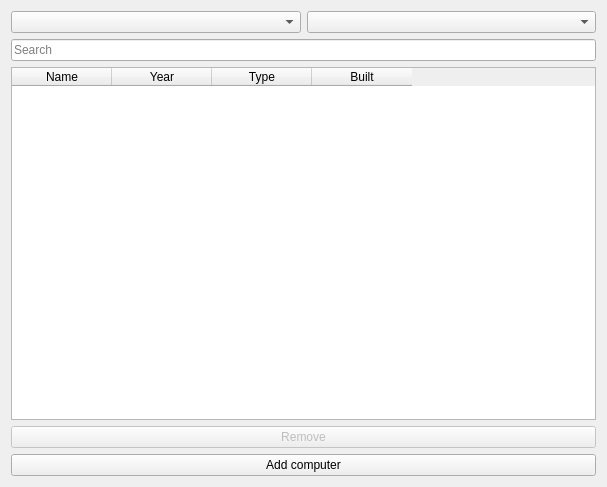
<?xml version="1.0" encoding="UTF-8"?>
<ui version="4.0">
 <class>ComputerDisplay</class>
 <widget class="QDialog" name="ComputerDisplay">
  <property name="geometry">
   <rect>
    <x>0</x>
    <y>0</y>
    <width>607</width>
    <height>487</height>
   </rect>
  </property>
  <property name="windowTitle">
   <string>Dialog</string>
  </property>
  <layout class="QVBoxLayout" name="verticalLayout_3">
   <item>
    <layout class="QVBoxLayout" name="verticalLayout_2">
     <item>
      <layout class="QVBoxLayout" name="verticalLayout">
       <item>
        <layout class="QHBoxLayout" name="horizontalLayout_2">
         <item>
          <widget class="QComboBox" name="dropdown_order_by"/>
         </item>
         <item>
          <widget class="QComboBox" name="dropdown_order_by_ascending"/>
         </item>
        </layout>
       </item>
       <item>
        <widget class="QLineEdit" name="Search_window">
         <property name="placeholderText">
          <string>Search</string>
         </property>
        </widget>
       </item>
      </layout>
     </item>
     <item>
      <widget class="QTableWidget" name="table_computer">
       <property name="enabled">
        <bool>true</bool>
       </property>
       <column>
        <property name="text">
         <string>Name</string>
        </property>
       </column>
       <column>
        <property name="text">
         <string>Year</string>
        </property>
       </column>
       <column>
        <property name="text">
         <string>Type</string>
        </property>
       </column>
       <column>
        <property name="text">
         <string>Built</string>
        </property>
       </column>
      </widget>
     </item>
    </layout>
   </item>
   <item>
    <widget class="QPushButton" name="Button_remove_comp">
     <property name="enabled">
      <bool>false</bool>
     </property>
     <property name="text">
      <string>Remove</string>
     </property>
    </widget>
   </item>
   <item>
    <widget class="QPushButton" name="pushButton_add_computer">
     <property name="text">
      <string>Add computer</string>
     </property>
    </widget>
   </item>
  </layout>
 </widget>
 <resources/>
 <connections/>
</ui>
